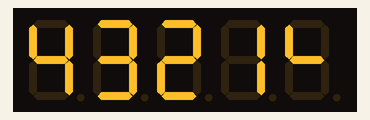
The sketch below on a simulated Arduino Uno, built with avr-gcc and run on an emulated ATmega328P. Parts: 5-digit seven-segment display. Wiring (inferred from the names in the program): 5-digit 7-segment display, segments lit when LOW: segments A0, A1, pin 2, pin 3, pin 4, pin 5, pin 6, pin 7; digit selects pin 8, pin 9, pin 10, pin 11, pin 12. The segment pins are drawn as the display they are named for.

Above: at 0.14 s.
At 1.08 s:
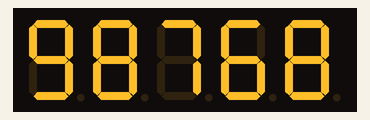
At 1.82 s:
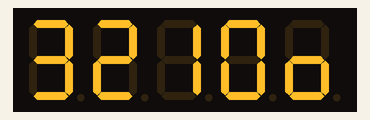
At 3.12 s:
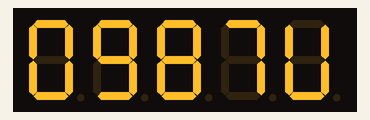
At 4.42 s:
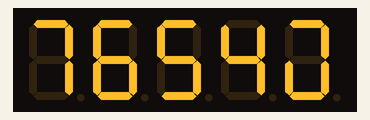
At 5.9 s:
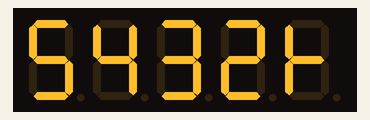

Measured:
- by itself, everything shown: repeats every 5.6 s, in 30 steps

The sketch:

Test.ino
```cpp
#include <Arduino.h>


#define VERBOSE   0

#define NUM_SEGS  8
#define NUM_UNITS 5
#define NUM_DOTS  5  // N.B. bit0 is the top dot and bit4 is the bottom dot

#define SEG_A     A0
#define SEG_B     A1
#define SEG_C     2
#define SEG_D     3
#define SEG_E     4
#define SEG_F     5
#define SEG_G     6
#define DP        7

#define UNIT_4    8   // grid for most significant digit
#define UNIT_3    9   // next to most significant digit
#define UNIT_2    10  // next to least significant digit
#define UNIT_1    11  // least significant digit
#define UNIT_0    12  // vertical dots

#define SEGMENT_A 0b00000001
#define SEGMENT_B 0b00000010
#define SEGMENT_C 0b00000100
#define SEGMENT_D 0b00001000
#define SEGMENT_E 0b00010000
#define SEGMENT_F 0b00100000
#define SEGMENT_G 0b01000000
#define SEGMENT_H 0b10000000

#define ADD_DECIMAL(v)  (v + SEGMENT_H)

#define DWELL_TIME  2


byte numMap[10] = {
  SEGMENT_A + SEGMENT_B + SEGMENT_C + SEGMENT_D + SEGMENT_E + SEGMENT_F, // 0
  SEGMENT_B + SEGMENT_C, // 1
  SEGMENT_A + SEGMENT_B + SEGMENT_G + SEGMENT_E + SEGMENT_D, // 2
  SEGMENT_A + SEGMENT_B + SEGMENT_G + SEGMENT_C + SEGMENT_D, // 3
  SEGMENT_F + SEGMENT_B + SEGMENT_G + SEGMENT_C, // 4
  SEGMENT_A + SEGMENT_F + SEGMENT_G + SEGMENT_C + SEGMENT_D, // 5
  SEGMENT_A + SEGMENT_F + SEGMENT_G + SEGMENT_C + SEGMENT_E + SEGMENT_D, // 6
  SEGMENT_A + SEGMENT_B + SEGMENT_C, // 7
  SEGMENT_A + SEGMENT_B + SEGMENT_C + SEGMENT_D + SEGMENT_E + SEGMENT_F + SEGMENT_G, // 8
  SEGMENT_A + SEGMENT_B + SEGMENT_C + SEGMENT_D + SEGMENT_F + SEGMENT_G  // 9
};

// map segment number to output pin (0=A, ... 7=DP)
byte segMap[NUM_SEGS] = {
  SEG_A,
  SEG_B,
  SEG_C,
  SEG_D,
  SEG_E,
  SEG_F,
  SEG_G,
  DP
};

// map unit number to output pin (0=dots, 1=LSD, ... 4=LSD)
byte unitMap[NUM_UNITS] = {
  UNIT_0,
  UNIT_1,
  UNIT_2,
  UNIT_3,
  UNIT_4
};

byte digits[NUM_UNITS - 1] = {0, 1, 2, 3};
byte dotPattern[] = {0x00, 0x10, 0x18, 0x1C, 0x1E, 0x1F};

int indx;

void condPrint(String s) {
  if (VERBOSE) {
    Serial.println(s);
  }
}

void setup() {
  int i;

  Serial.begin(9600);

  for (i = 0; (i < NUM_SEGS); i++) {
    pinMode(segMap[i], OUTPUT);
    digitalWrite(segMap[i], HIGH);
  }

  for (i = 0; (i < NUM_UNITS); i++) {
    pinMode(unitMap[i], OUTPUT);
    digitalWrite(unitMap[i], HIGH);
  }

  indx = 0;

  condPrint("Start");
}

#define TEST_NUM 1

void loop() {
  byte u, s, d;

  switch (TEST_NUM) {
  case 0:
    condPrint("Test #0");
    u = 2;
    digitalWrite(unitMap[u], LOW);
    digits[u] = numMap[indx++ % 10];
    condPrint("Unit: " + String(u) + ", Value: 0x" + String(digits[u], HEX));
    for (s = 0; (s < NUM_SEGS); s++) {
      digitalWrite(segMap[s], ((digits[u] >> s) & 1) ? LOW : HIGH);
    }
    delay(500);
    digitalWrite(unitMap[u], HIGH);
    break;
  case 1:
    condPrint("Test #1");
    u = 0;
    digitalWrite(unitMap[u], LOW);
    d = dotPattern[(indx >> 4) % sizeof(dotPattern)];
    condPrint("Dots: 0x" + String(d, HEX));
    for (s = 0; (s < NUM_DOTS); s++) {
      digitalWrite(segMap[s], ((d >> s) & 1) ? LOW : HIGH);
    }
    delay(DWELL_TIME);
    digitalWrite(unitMap[u], HIGH);
    for (u = 1; (u < NUM_UNITS); u++) {
      digitalWrite(unitMap[u], LOW);
      d = numMap[((indx >> 4) + u) % 10];
      condPrint("Unit: " + String(u) + ", Value: 0x" + String(d, HEX));
      for (s = 0; (s < NUM_SEGS); s++) {
        digitalWrite(segMap[s], ((d >> s) & 1) ? LOW : HIGH);
      }
      delay(DWELL_TIME);
      digitalWrite(unitMap[u], HIGH);
    }
    indx += 1;
    break;
  default:
    condPrint("ERROR: invalid test number");
    break;
  }
}
```
